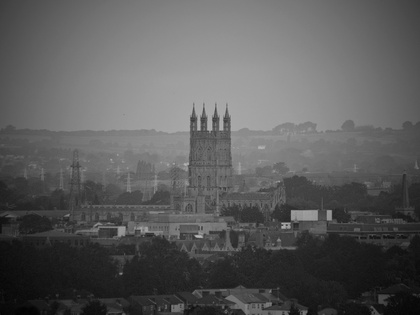
%> input picture images/image5_gray.jpg, 420 x 315 px, shrunk from 4440 x 3333 before the run
$ octave task_09_histrogram_equalization_image.m   (GNU Octave 9; MATLAB toolbox functions it lacks are replaced by stand-ins)
%> lines starting %> are read from the running program, lines starting %| are printed output that depends on the picture
clc;
clear;
close all;

gray_img = uint8(imread('images/image5_gray.jpg'));
%> gray_img is the input picture: size 315x420 uint8; min 2, max 188, mean 91.6
[h, w] = size(gray_img);
%> h = 315; w = 420

histogram = zeros(256, 1, 'double');
for i = 1:h
    for j = 1:w
        histogram(gray_img(i,j) + 1) = histogram(gray_img(i,j) + 1) + 1;
    end
end
%> after the loop, histogram = 256 values, max 1392 at index 131, min 0 at index 1, mean 516.8

pdf = zeros(256, 1, 'double');
for i = 1:256
    pdf(i) = histogram(i) / (h * w);
end
%> after the loop, pdf = 256 values, max 0.0105 at index 131, min 0 at index 1, mean 0.00391

cdf = zeros(256, 1, 'double');
for i = 1:256
    if i == 1
        cdf(i) = pdf(i);
    else
        cdf(i) = cdf(i-1) + pdf(i);
    end
end
%> after the loop, cdf = 256 values from 0 to 1

cdf_norm = zeros(256, 1, 'uint8');
for i = 1:256
    cdf_norm(i) = round(cdf(i) * 255);
end
%> after the loop, cdf_norm = 256 values from 0 to 255

equalized_img = zeros(h, w, 'uint8');
for i = 1:h
    for j = 1:w
        equalized_img(i, j) = cdf_norm(gray_img(i, j) + 1);
    end
end
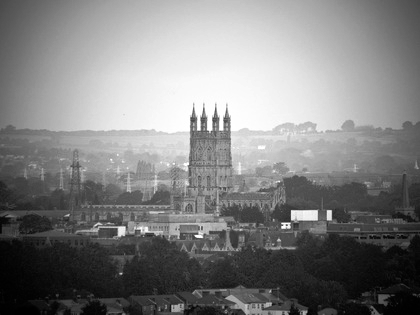
%> equalized_img: size 315x420 uint8; min 0, max 255, mean 128.4

figure(1);

subplot(2, 2, 1);
imshow(gray_img);
title('Original Image');

subplot(2, 2, 2);
plot(1:256, histogram);
title('Histogram');

subplot(2, 2, 3);
plot(1:256, cdf_norm);
title('Normalized CDF');

subplot(2, 2, 4);
imshow(equalized_img);
title('Equalized Image');
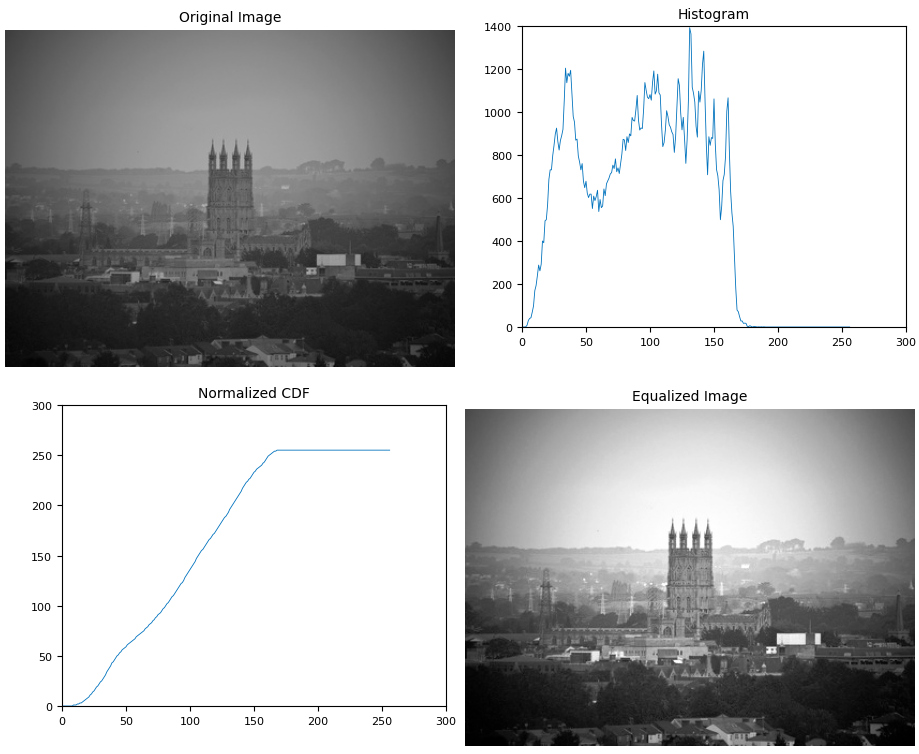
%> figure redrawn from the program's plot data, 4 panels

$ run again, with images/image3_gray.jpg copied over images/image5_gray.jpg
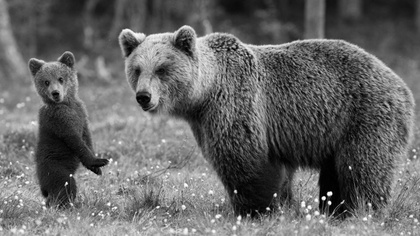
%> input picture images/image3_gray.jpg, 420 x 236 px, shrunk from 1716 x 965 before the run
%> gray_img is the input picture: size 236x420 uint8; min 0, max 255, mean 101.9
%> after the loop `for i = 1:h`: histogram = 256 values, max 705 at index 141, min 0 at index 256, mean 387.2
%> after the loop `for i = 1:256`: pdf = 256 values, max 0.00711 at index 141, min 0 at index 256, mean 0.00391
%> after the loop `for i = 1:256`: cdf = 256 values from 0.000858 to 1
%> after the loop `for i = 1:256`: cdf_norm = 256 values from 0 to 255
%> after the loop `for i = 1:h`:
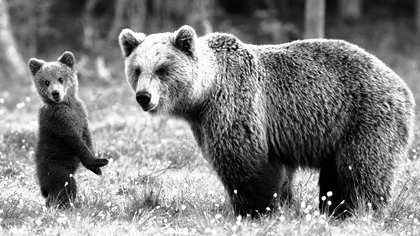
%> equalized_img: size 236x420 uint8; min 0, max 255, mean 128.1
%> `title('Equalized Image');`:
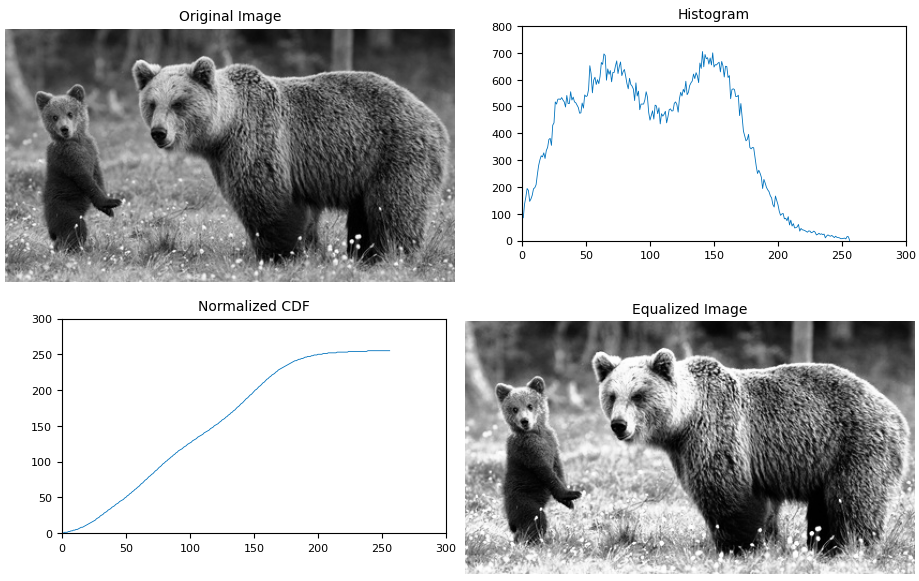
%> figure redrawn from the program's plot data, 4 panels

$ run again, with images/image4_gray.jpg copied over images/image5_gray.jpg
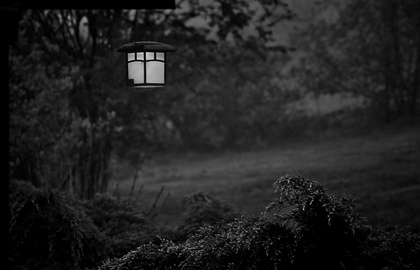
%> input picture images/image4_gray.jpg, 420 x 270 px, shrunk from 3786 x 2437 before the run
%> gray_img is the input picture: size 270x420 uint8; min 0, max 215, mean 32.4
%> after the loop `for i = 1:h`: histogram = 256 values, max 9702 at index 1, min 0 at index 203, mean 443
%> after the loop `for i = 1:256`: pdf = 256 values, max 0.0856 at index 1, min 0 at index 203, mean 0.00391
%> after the loop `for i = 1:256`: cdf = 256 values from 0.0856 to 1
%> after the loop `for i = 1:256`: cdf_norm = 256 values from 22 to 255
%> after the loop `for i = 1:h`:
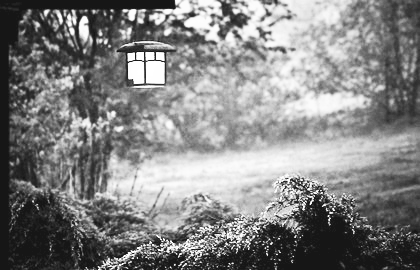
%> equalized_img: size 270x420 uint8; min 22, max 255, mean 130
%> `title('Equalized Image');`:
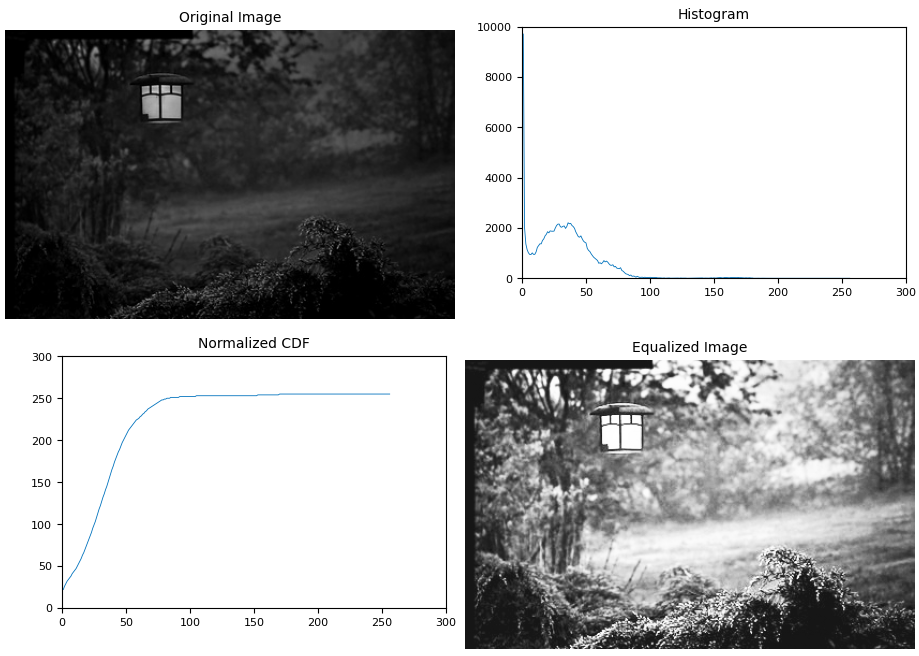
%> figure redrawn from the program's plot data, 4 panels
